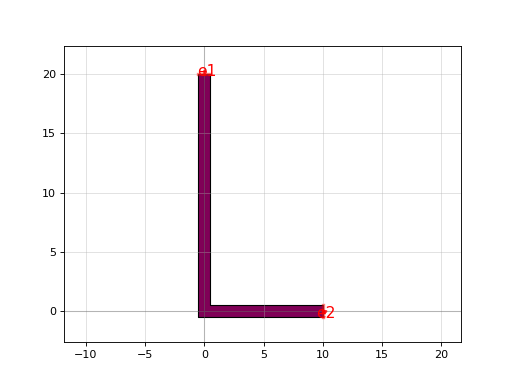

Write the Python code that produced this figure.
import gdsfactory as gf

c = gf.components.L(width=1, size=[10, 20], layer='M3', port_type='electrical')
c.plot()
